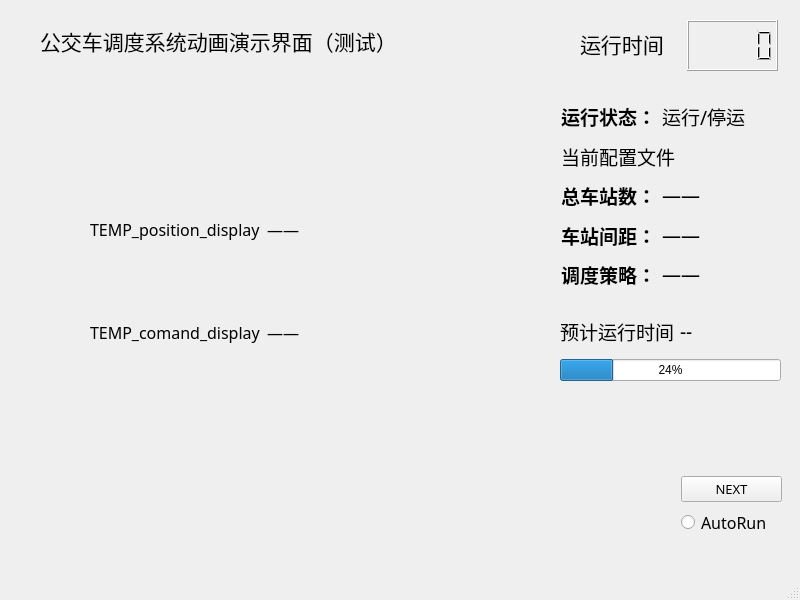
<?xml version="1.0" encoding="UTF-8"?>
<ui version="4.0">
 <class>MainWindow</class>
 <widget class="QMainWindow" name="MainWindow">
  <property name="geometry">
   <rect>
    <x>0</x>
    <y>0</y>
    <width>800</width>
    <height>600</height>
   </rect>
  </property>
  <property name="sizePolicy">
   <sizepolicy hsizetype="Fixed" vsizetype="Fixed">
    <horstretch>0</horstretch>
    <verstretch>0</verstretch>
   </sizepolicy>
  </property>
  <property name="minimumSize">
   <size>
    <width>800</width>
    <height>600</height>
   </size>
  </property>
  <property name="maximumSize">
   <size>
    <width>800</width>
    <height>600</height>
   </size>
  </property>
  <property name="windowTitle">
   <string>MainWindow</string>
  </property>
  <widget class="QWidget" name="centralwidget">
   <widget class="QLabel" name="title_label">
    <property name="geometry">
     <rect>
      <x>40</x>
      <y>10</y>
      <width>371</width>
      <height>61</height>
     </rect>
    </property>
    <property name="font">
     <font>
      <family>等线</family>
      <pointsize>16</pointsize>
     </font>
    </property>
    <property name="text">
     <string>公交车调度系统动画演示界面（测试）</string>
    </property>
   </widget>
   <widget class="QLabel" name="title_label_2">
    <property name="geometry">
     <rect>
      <x>580</x>
      <y>30</y>
      <width>91</width>
      <height>28</height>
     </rect>
    </property>
    <property name="font">
     <font>
      <family>等线</family>
      <pointsize>16</pointsize>
     </font>
    </property>
    <property name="text">
     <string>运行时间：</string>
    </property>
   </widget>
   <widget class="QLCDNumber" name="time_lcd">
    <property name="geometry">
     <rect>
      <x>687</x>
      <y>20</y>
      <width>91</width>
      <height>51</height>
     </rect>
    </property>
    <property name="sizePolicy">
     <sizepolicy hsizetype="Fixed" vsizetype="Fixed">
      <horstretch>0</horstretch>
      <verstretch>0</verstretch>
     </sizepolicy>
    </property>
    <property name="font">
     <font>
      <pointsize>11</pointsize>
     </font>
    </property>
   </widget>
   <widget class="QWidget" name="layoutWidget">
    <property name="geometry">
     <rect>
      <x>681</x>
      <y>476</y>
      <width>101</width>
      <height>62</height>
     </rect>
    </property>
    <layout class="QVBoxLayout" name="verticalLayout">
     <item>
      <widget class="QPushButton" name="next_button">
       <property name="font">
        <font>
         <family>等线</family>
         <pointsize>10</pointsize>
        </font>
       </property>
       <property name="cursor">
        <cursorShape>PointingHandCursor</cursorShape>
       </property>
       <property name="text">
        <string>NEXT</string>
       </property>
      </widget>
     </item>
     <item>
      <widget class="QRadioButton" name="auto_button">
       <property name="font">
        <font>
         <family>等线</family>
         <pointsize>12</pointsize>
        </font>
       </property>
       <property name="cursor">
        <cursorShape>PointingHandCursor</cursorShape>
       </property>
       <property name="mouseTracking">
        <bool>true</bool>
       </property>
       <property name="text">
        <string>AutoRun</string>
       </property>
      </widget>
     </item>
    </layout>
   </widget>
   <widget class="QWidget" name="">
    <property name="geometry">
     <rect>
      <x>561</x>
      <y>100</y>
      <width>221</width>
      <height>191</height>
     </rect>
    </property>
    <property name="layoutDirection">
     <enum>Qt::LeftToRight</enum>
    </property>
    <property name="autoFillBackground">
     <bool>false</bool>
    </property>
    <layout class="QGridLayout" name="gridLayout">
     <item row="1" column="0" colspan="3">
      <widget class="QLabel" name="label_3">
       <property name="font">
        <font>
         <family>等线</family>
         <pointsize>14</pointsize>
         <weight>50</weight>
         <bold>false</bold>
        </font>
       </property>
       <property name="layoutDirection">
        <enum>Qt::LeftToRight</enum>
       </property>
       <property name="autoFillBackground">
        <bool>false</bool>
       </property>
       <property name="text">
        <string>当前配置文件</string>
       </property>
      </widget>
     </item>
     <item row="2" column="0">
      <widget class="QLabel" name="label_4">
       <property name="font">
        <font>
         <family>等线</family>
         <pointsize>14</pointsize>
         <weight>75</weight>
         <bold>true</bold>
         <underline>false</underline>
        </font>
       </property>
       <property name="layoutDirection">
        <enum>Qt::LeftToRight</enum>
       </property>
       <property name="autoFillBackground">
        <bool>false</bool>
       </property>
       <property name="text">
        <string>总车站数：</string>
       </property>
      </widget>
     </item>
     <item row="2" column="1" colspan="2">
      <widget class="QLabel" name="stations_label">
       <property name="font">
        <font>
         <family>等线</family>
         <pointsize>14</pointsize>
         <weight>50</weight>
         <bold>false</bold>
        </font>
       </property>
       <property name="layoutDirection">
        <enum>Qt::LeftToRight</enum>
       </property>
       <property name="autoFillBackground">
        <bool>false</bool>
       </property>
       <property name="text">
        <string>——</string>
       </property>
      </widget>
     </item>
     <item row="3" column="0">
      <widget class="QLabel" name="label_6">
       <property name="font">
        <font>
         <family>等线</family>
         <pointsize>14</pointsize>
         <weight>75</weight>
         <bold>true</bold>
         <underline>false</underline>
        </font>
       </property>
       <property name="layoutDirection">
        <enum>Qt::LeftToRight</enum>
       </property>
       <property name="autoFillBackground">
        <bool>false</bool>
       </property>
       <property name="text">
        <string>车站间距：</string>
       </property>
      </widget>
     </item>
     <item row="3" column="1" colspan="2">
      <widget class="QLabel" name="distance_label">
       <property name="font">
        <font>
         <family>等线</family>
         <pointsize>14</pointsize>
         <weight>50</weight>
         <bold>false</bold>
        </font>
       </property>
       <property name="layoutDirection">
        <enum>Qt::LeftToRight</enum>
       </property>
       <property name="autoFillBackground">
        <bool>false</bool>
       </property>
       <property name="text">
        <string>——</string>
       </property>
      </widget>
     </item>
     <item row="4" column="0">
      <widget class="QLabel" name="label_8">
       <property name="font">
        <font>
         <family>等线</family>
         <pointsize>14</pointsize>
         <weight>75</weight>
         <bold>true</bold>
         <underline>false</underline>
        </font>
       </property>
       <property name="layoutDirection">
        <enum>Qt::LeftToRight</enum>
       </property>
       <property name="autoFillBackground">
        <bool>false</bool>
       </property>
       <property name="text">
        <string>调度策略：</string>
       </property>
      </widget>
     </item>
     <item row="4" column="1" colspan="2">
      <widget class="QLabel" name="stratedy_lable">
       <property name="font">
        <font>
         <family>等线</family>
         <pointsize>14</pointsize>
         <weight>50</weight>
         <bold>false</bold>
        </font>
       </property>
       <property name="layoutDirection">
        <enum>Qt::LeftToRight</enum>
       </property>
       <property name="autoFillBackground">
        <bool>false</bool>
       </property>
       <property name="text">
        <string>——</string>
       </property>
      </widget>
     </item>
     <item row="0" column="0">
      <widget class="QLabel" name="label">
       <property name="font">
        <font>
         <family>等线</family>
         <pointsize>14</pointsize>
         <weight>75</weight>
         <bold>true</bold>
         <underline>false</underline>
        </font>
       </property>
       <property name="layoutDirection">
        <enum>Qt::LeftToRight</enum>
       </property>
       <property name="autoFillBackground">
        <bool>false</bool>
       </property>
       <property name="text">
        <string>运行状态：</string>
       </property>
      </widget>
     </item>
     <item row="0" column="1" colspan="2">
      <widget class="QLabel" name="status_label">
       <property name="enabled">
        <bool>true</bool>
       </property>
       <property name="font">
        <font>
         <family>等线</family>
         <pointsize>14</pointsize>
         <weight>50</weight>
         <bold>false</bold>
        </font>
       </property>
       <property name="layoutDirection">
        <enum>Qt::LeftToRight</enum>
       </property>
       <property name="autoFillBackground">
        <bool>false</bool>
       </property>
       <property name="text">
        <string>运行/停运</string>
       </property>
      </widget>
     </item>
    </layout>
   </widget>
   <widget class="QWidget" name="">
    <property name="geometry">
     <rect>
      <x>560</x>
      <y>310</y>
      <width>221</width>
      <height>71</height>
     </rect>
    </property>
    <layout class="QGridLayout" name="gridLayout_2">
     <item row="0" column="0">
      <widget class="QLabel" name="label_10">
       <property name="font">
        <font>
         <family>等线</family>
         <pointsize>14</pointsize>
         <weight>50</weight>
         <bold>false</bold>
        </font>
       </property>
       <property name="text">
        <string>预计运行时间</string>
       </property>
      </widget>
     </item>
     <item row="0" column="1">
      <widget class="QLabel" name="exp_label">
       <property name="font">
        <font>
         <family>等线</family>
         <pointsize>14</pointsize>
         <weight>50</weight>
         <bold>false</bold>
        </font>
       </property>
       <property name="text">
        <string>--</string>
       </property>
      </widget>
     </item>
     <item row="1" column="0" colspan="2">
      <widget class="QProgressBar" name="progressBar">
       <property name="value">
        <number>24</number>
       </property>
      </widget>
     </item>
    </layout>
   </widget>
   <widget class="QWidget" name="">
    <property name="geometry">
     <rect>
      <x>90</x>
      <y>180</y>
      <width>241</width>
      <height>201</height>
     </rect>
    </property>
    <property name="font">
     <font>
      <family>等线</family>
      <pointsize>12</pointsize>
     </font>
    </property>
    <layout class="QGridLayout" name="gridLayout_3">
     <item row="1" column="0">
      <widget class="QLabel" name="label_13">
       <property name="font">
        <font>
         <family>等线</family>
         <pointsize>12</pointsize>
        </font>
       </property>
       <property name="text">
        <string>TEMP_comand_display</string>
       </property>
      </widget>
     </item>
     <item row="1" column="1" colspan="2">
      <widget class="QLabel" name="label_15">
       <property name="font">
        <font>
         <family>等线</family>
         <pointsize>12</pointsize>
        </font>
       </property>
       <property name="text">
        <string>——</string>
       </property>
      </widget>
     </item>
     <item row="0" column="0">
      <widget class="QLabel" name="label_12">
       <property name="font">
        <font>
         <family>等线</family>
         <pointsize>12</pointsize>
        </font>
       </property>
       <property name="text">
        <string>TEMP_position_display</string>
       </property>
      </widget>
     </item>
     <item row="0" column="1" colspan="2">
      <widget class="QLabel" name="label_14">
       <property name="font">
        <font>
         <family>等线</family>
         <pointsize>12</pointsize>
        </font>
       </property>
       <property name="text">
        <string>——</string>
       </property>
      </widget>
     </item>
    </layout>
   </widget>
  </widget>
  <widget class="QMenuBar" name="menubar">
   <property name="geometry">
    <rect>
     <x>0</x>
     <y>0</y>
     <width>800</width>
     <height>26</height>
    </rect>
   </property>
  </widget>
  <widget class="QStatusBar" name="statusbar"/>
 </widget>
 <resources/>
 <connections/>
</ui>
